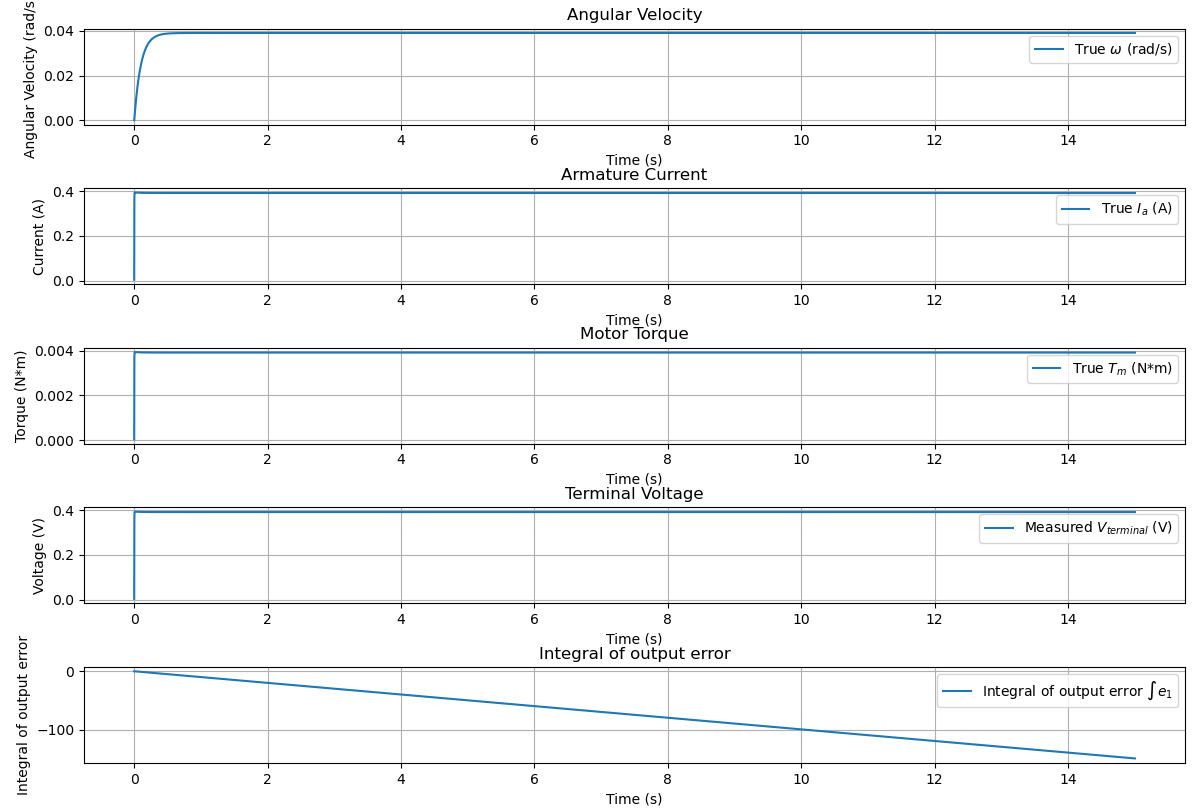

This chart was generated by the following Python code:
import numpy as np
import matplotlib.pyplot as plt
from observer import Observer
from dc_model import SysDyn
from regulator_model import RegulatorModel
from scipy.linalg import solve_discrete_are, inv
from numpy.linalg import matrix_rank


# Motor Parameters
J = 0.01      # Inertia (kg*m^2)
b = 0.1       # Friction coefficient (N*m*s)
K_t = 0.01    # Motor torque constant (N*m/A)
K_e = 0.01    # Back EMF constant (V*s/rad)
R_a = 1.0     # Armature resistance (Ohm)
L_a = 0.001   # Armature inductance (H)

# Desired Eigenvalues for Observer
lambda_1 = -0.5
lambda_2 = -0.8

# Simulation Parameters
t_start = 0.0
t_end = 15
dt = 0.00001  # Smaller time step for Euler integration
time = np.arange(t_start, t_end, dt)
num_steps = len(time)

# Initial Conditions for the System [omega, I_a]
x_init = np.array([0.0, 0.0])  # True system state [omega, I_a]
motor_model = SysDyn(J, b, K_t, K_e, R_a, L_a,dt, x_init)
motor_model.checkControlabilityContinuos()
# Initial Conditions for the Observer [omega_hat, I_a_hat]
x_hat_init = np.array([0.0, 0.0])  # Initial guess for the observer state [omega_hat, I_a_hat]
observer = Observer(motor_model.A, motor_model.B, motor_model.C,dt, x_hat_init)

# Compute the observer gain L
# Place the eigenvalues of (A - L C) at desired locations
observer.ComputeObserverGains(lambda_1, lambda_2)

# initializing MPC
# Define the matrices
num_states = 2
num_controls = 1
constraints_flag = False

# ATTENTION! here we do not use the MPC but we only use its function to compute A,B,Q and R 
# Horizon length
N_mpc = 10
# Initialize the regulator model
regulator = RegulatorModel(N_mpc, num_states, num_controls, num_states,constr_flag=constraints_flag)
# define system matrices
regulator.setSystemMatrices(dt,motor_model.getA(),motor_model.getB())
# check the stability of the discretized system
regulator.checkStability()
# check controlability of the discretized system
regulator.checkControllabilityDiscrete()
# Define the cost matrices
Qcoeff = [0.010,0.0]
Rcoeff = [0.01]*num_controls

regulator.setCostMatrices(Qcoeff,Rcoeff)

Q,R = regulator.getCostMatrices()
A = regulator.getDiscreteA()
B = regulator.getDiscreteB()

# Desired state x_d
x_ref = np.array([10,0])

# Solve the discrete-time algebraic Riccati equation
P = solve_discrete_are(A, B, Q, R)

# Calculate the optimal control law K
K = inv(R + B.T @ P @ B) @ B.T @ P @ A

# Calculate the feedforward term
# Compute pseudoinverse of B
#A_cont=motor_model.getA()
#B_cont=motor_model.getB()
B_pinv = np.linalg.pinv(B)  # Result is a (1x2) matrix
# Compute Delta x (this is for the discrete system)
delta_x = A @ x_ref # Result is a (2x1) vector
# Compute u_ff
u_ff = -B_pinv @ delta_x 

# Display the results
print("P matrix:")
print(P)
print("K matrix (control gains):")
print(K)
print("Feedforward control (u_ff):")
print(u_ff)
# Augment A matrix
n_states = num_states
n_outputs = num_states
A_d = A
B_d = B
C_d = np.eye(num_states)
A_aug = np.block([
    [A_d, np.zeros((n_states, n_outputs))],
    [C_d , np.eye(n_outputs)]
])

# Augment B matrix
B_aug = np.vstack([B_d, np.zeros((n_outputs, num_controls))])

n_aug_states = A_aug.shape[0]
controllability_matrix = np.hstack([np.linalg.matrix_power(A_aug, i) @ B_aug for i in range(n_aug_states)])
if matrix_rank(controllability_matrix) < n_aug_states:
    print("The augmented system is not controllable.")
else:
    print("The augmented system is controllable.")
R_i = np.array( [0.00000000001,0.0] )
R_i = np.diag(R_i)
# Define weighting matrices for LQR
Q_aug = np.block([
    [Q, np.zeros((n_states, n_outputs))],
    [np.zeros((n_outputs, n_states)), R_i]
])
R_aug = R

# Solve DARE for augmented system
P_aug = solve_discrete_are(A_aug, B_aug, Q_aug, R_aug)

# Compute gain
# K = inv(R + B.T @ P @ B) @ B.T @ P @ A
K_aug = np.linalg.inv(R_aug + B_aug.T @ P_aug @ B_aug) @ (B_aug.T @ P_aug @ A_aug)

# Extract gains
K_x = K_aug[:, :n_states]
K_i = K_aug[:, n_states:]

# Implement control law
def control_law(x_k,x_ref, x_i_k):
    # x_i_k is the integral of the output error
    u_k = -K_x @ (x_k-x_ref) - K_i @ x_i_k
    return u_k

# Preallocate arrays for storing results
omega = np.zeros(num_steps)
I_a = np.zeros(num_steps)
hat_omega = np.zeros(num_steps)
hat_I_a = np.zeros(num_steps)
T_m_true = np.zeros(num_steps)
T_m_estimated = np.zeros(num_steps)
V_terminal = np.zeros(num_steps)
V_terminal_hat = np.zeros(num_steps)

x_cur = x_init
x_hat_cur = x_hat_init
# Integral of output error
x_i_k = np.zeros(num_states)
x_i_all = np.zeros((num_steps, num_states))
# Simulation loop using Euler integration
for k in range(num_steps):
    # Time stamp
    t = time[k]
    
    # compute control input using LQR
    # V_a = - K @ (x_cur - x_ref) + u_ff

    # Update integral of output error
    x_i_k = x_i_k + (x_cur - x_ref) * dt
    x_i_all[k] = x_i_k
    V_a = control_law(x_hat_cur,x_ref, x_i_k)
    cur_y = motor_model.step(V_a)
    # IMPORTANT remember that X_cur is the true state of the but it cannot be accessed in the real world
    x_cur = motor_model.getCurrentState()
    
    # Output measurement (Terminal Voltage)
    V_terminal[k] = cur_y
    
    x_hat_cur,y_hat_cur = observer.update(V_a, cur_y)

    # Store results
    omega[k] = x_cur[0]
    I_a[k] = x_cur[1]
    hat_omega[k] = x_hat_cur[0]
    hat_I_a[k] = x_hat_cur[1]
    T_m_true[k] = K_t * I_a[k]
    T_m_estimated[k] = K_t * hat_I_a[k]
    V_terminal_hat[k] = y_hat_cur

# Plotting the results
plt.figure(figsize=(12, 10))

# Angular velocity
plt.subplot(5, 1, 1)
plt.plot(time, omega, label='True $\omega$ (rad/s)')
#plt.plot(time, hat_omega, '--', label='Estimated $\hat{\omega}$ (rad/s)')
plt.title('Angular Velocity')
plt.xlabel('Time (s)')
plt.ylabel('Angular Velocity (rad/s)')
plt.legend()
plt.grid(True)

# Armature current
plt.subplot(5, 1, 2)
plt.plot(time, I_a, label='True $I_a$ (A)')
#plt.plot(time, hat_I_a, '--', label='Estimated $\hat{I}_a$ (A)')
plt.title('Armature Current')
plt.xlabel('Time (s)')
plt.ylabel('Current (A)')
plt.legend()
plt.grid(True)

# Torque
plt.subplot(5, 1, 3)
plt.plot(time, T_m_true, label='True $T_m$ (N*m)')
#plt.plot(time, T_m_estimated, '--', label='Estimated $\hat{T}_m$ (N*m)')
plt.title('Motor Torque')
plt.xlabel('Time (s)')
plt.ylabel('Torque (N*m)')
plt.legend()
plt.grid(True)

# Terminal Voltage
plt.subplot(5, 1, 4)
plt.plot(time, V_terminal, label='Measured $V_{terminal}$ (V)')
#plt.plot(time, V_terminal_hat, '--', label='Estimated $\hat{V}_{terminal}$ (V)')
plt.title('Terminal Voltage')
plt.xlabel('Time (s)')
plt.ylabel('Voltage (V)')
plt.legend()
plt.grid(True)

plt.subplot(5, 1, 5)
plt.plot(time, x_i_all[:,0], label='Integral of output error $\int e_1$')
plt.title('Integral of output error')
plt.xlabel('Time (s)')
plt.ylabel('Integral of output error')
plt.legend()
plt.grid(True)

plt.tight_layout()
plt.show()



        
